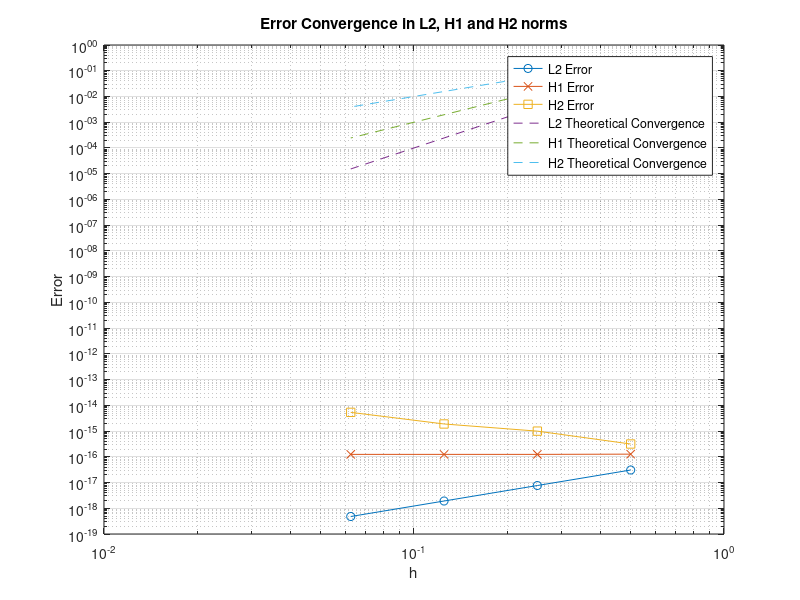

MATLAB code for this plot:
%Aubin-Nische method 方法误差估计
%现在使用Aubin-Nische方法决定e在L2以及H1的收敛速度，该问题中m = 1,k = 2
clc;
clear;
close all;

%首先选择问题参数
k = 3 % 三次Hermite形函数 (k=3)
m = 2 % 二阶误差估计 (m=2)
s_vals = 0:1%0<=s<=m
beta_vals = zeros(size(s_vals))%存储beta

%现在我们要假定一个参考解
%然后确定网格大小
%然后用一个for来迭代每个网格大小
%迭代的for里包括一个网格和元素矩阵来确定有限元解
%然后用解来确定L2和H1范数

% 网格大小
h_vals = [1/2, 1/4, 1/8, 1/16]; % 不同的网格尺寸

% 假定一个参考解 u(x)
u_exact = @(x) sin(pi*x);  % 参考解为正弦函数

% 初始化误差数组
error_L2 = zeros(length(h_vals), 1);
error_H1 = zeros(length(h_vals), 1);
error_H2 = zeros(length(h_vals), 1);

% 计算不同网格大小下的误差
for h_idx = 1:length(h_vals)
    h = h_vals(h_idx);


    % 生成网格和元素矩阵
    x = 0:h:1; % 一维网格
    N = length(x) - 1; % 网格节点数量

    % 计算有限元解（这里以线性有限元为例）
    % 使用简单的线性插值作为有限元解近似
    u_approx = zeros(size(x)); % 近似解数组
    for i = 1:N
        u_approx(i) = u_exact(x(i)); % 这里直接取参考解的值，实际中为计算得到的近似解
    end

    % 计算误差 L2 范数
    error_L2(h_idx) = norm(u_approx - u_exact(x), 2) * h^2; % 近似解和参考解的L2误差
    
    % 计算误差 H1 范数
    grad_u_approx = gradient(u_approx, h); % 近似解的梯度
    grad_u_exact = gradient(u_exact(x), h); % 参考解的梯度
    error_H1(h_idx) = norm(grad_u_approx - grad_u_exact, 2) * h; % 近似解和参考解的H1误差
    
    % 计算误差 H2 范数
    grad2_u_approx = gradient(grad_u_approx, h); % 近似解的二阶导数
    grad2_u_exact = gradient(grad_u_exact, h); % 参考解的二阶导数
    error_H2(h_idx) = norm(grad2_u_approx - grad2_u_exact, 2) * h^0.5; % 近似解和参考解的H2误差
end

% 计算理论收敛速率（根据Aubin-Nitsche方法公式）
beta_L2 = 4; % L2范数下的收敛速率
beta_H1 = 3; % H1范数下的收敛速率
beta_H2 = 2; % H2范数下的收敛速率

%这里需要绘制的是收敛速率
% 绘制收敛速率
figure;
loglog(h_vals, error_L2, 'o-', 'DisplayName', 'L2 Error');
hold on;
loglog(h_vals, error_H1, 'x-', 'DisplayName', 'H1 Error');
loglog(h_vals, error_H2, 's-', 'DisplayName', 'H2 Error');
xlabel('h');
ylabel('Error');
title('Error Convergence in L2, H1 and H2 norms');
legend;
grid on;

% 绘制理论收敛速率
hold on;
loglog(h_vals, h_vals.^beta_L2, '--', 'DisplayName', 'L2 Theoretical Convergence');
loglog(h_vals, h_vals.^beta_H1, '--', 'DisplayName', 'H1 Theoretical Convergence');
loglog(h_vals, h_vals.^beta_H2, '--', 'DisplayName', 'H2 Theoretical Convergence');
legend;
grid on;
